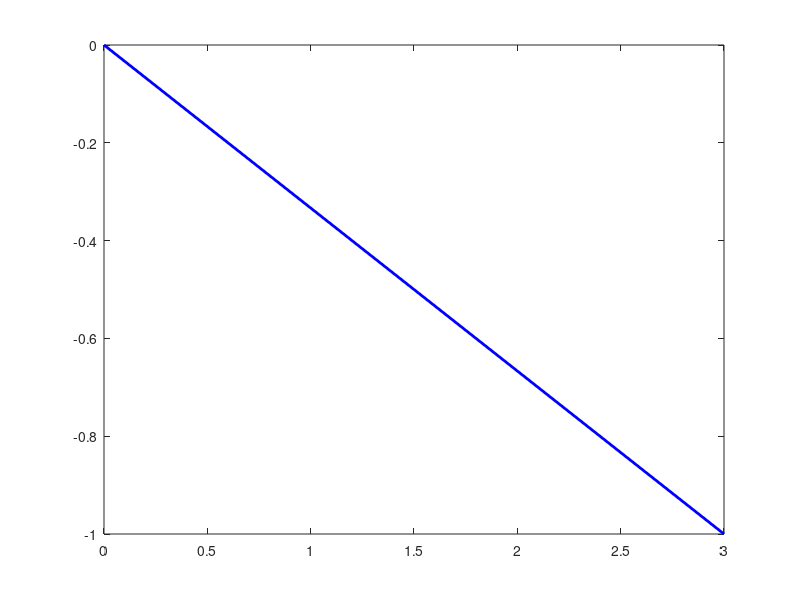

This chart was generated by the following MATLAB code:
% vector addition&subtraction
v1 = [3 -1];
v2 = [2 4];

v3 = v1 + v2;

% plot
figure(2), clf

plot([0 v1(1)], [0 v1(2)], 'b', 'linew', 2)
hold on
